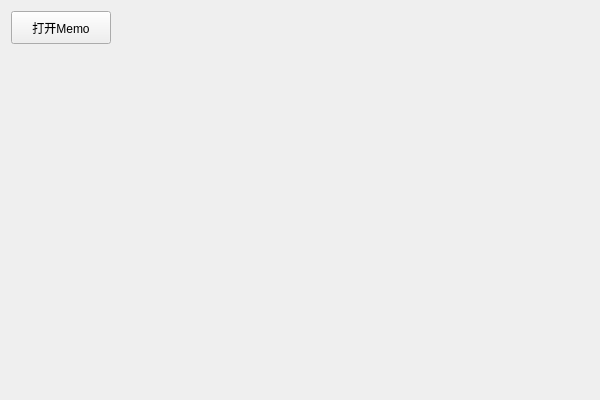
<?xml version="1.0" encoding="UTF-8"?>
<ui version="4.0">
 <class>SettingWidgetClass</class>
 <widget class="QWidget" name="SettingWidgetClass">
  <property name="geometry">
   <rect>
    <x>0</x>
    <y>0</y>
    <width>600</width>
    <height>400</height>
   </rect>
  </property>
  <property name="windowTitle">
   <string>SettingWidget</string>
  </property>
  <layout class="QVBoxLayout" name="verticalLayout">
   <item>
    <widget class="QPushButton" name="openMemoBtn">
     <property name="sizePolicy">
      <sizepolicy hsizetype="Fixed" vsizetype="Fixed">
       <horstretch>0</horstretch>
       <verstretch>0</verstretch>
      </sizepolicy>
     </property>
     <property name="minimumSize">
      <size>
       <width>100</width>
       <height>33</height>
      </size>
     </property>
     <property name="maximumSize">
      <size>
       <width>100</width>
       <height>33</height>
      </size>
     </property>
     <property name="text">
      <string>打开Memo</string>
     </property>
    </widget>
   </item>
   <item>
    <spacer name="verticalSpacer">
     <property name="orientation">
      <enum>Qt::Vertical</enum>
     </property>
     <property name="sizeHint" stdset="0">
      <size>
       <width>20</width>
       <height>40</height>
      </size>
     </property>
    </spacer>
   </item>
  </layout>
 </widget>
 <layoutdefault spacing="6" margin="11"/>
 <resources/>
 <connections/>
</ui>
